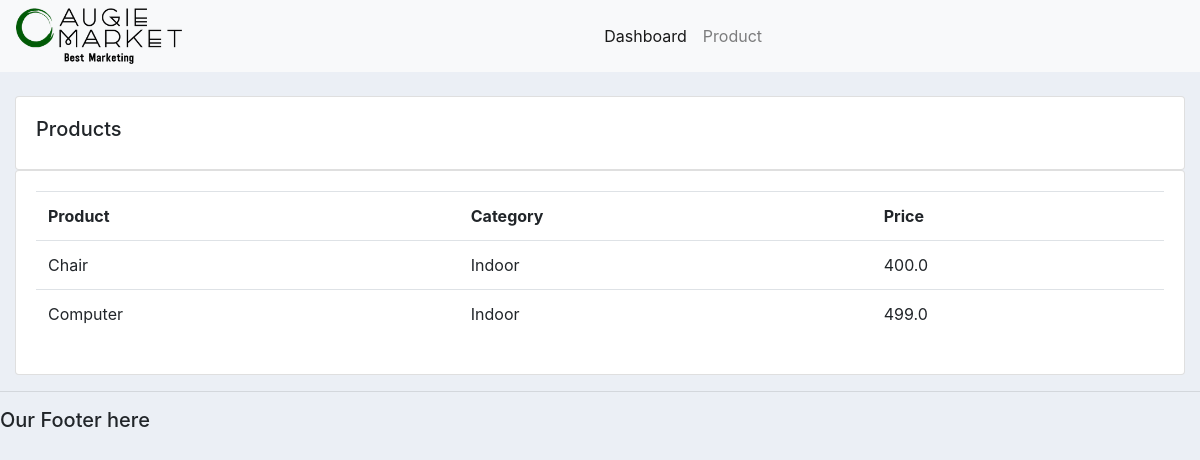
Before: /products/ with the older database file.
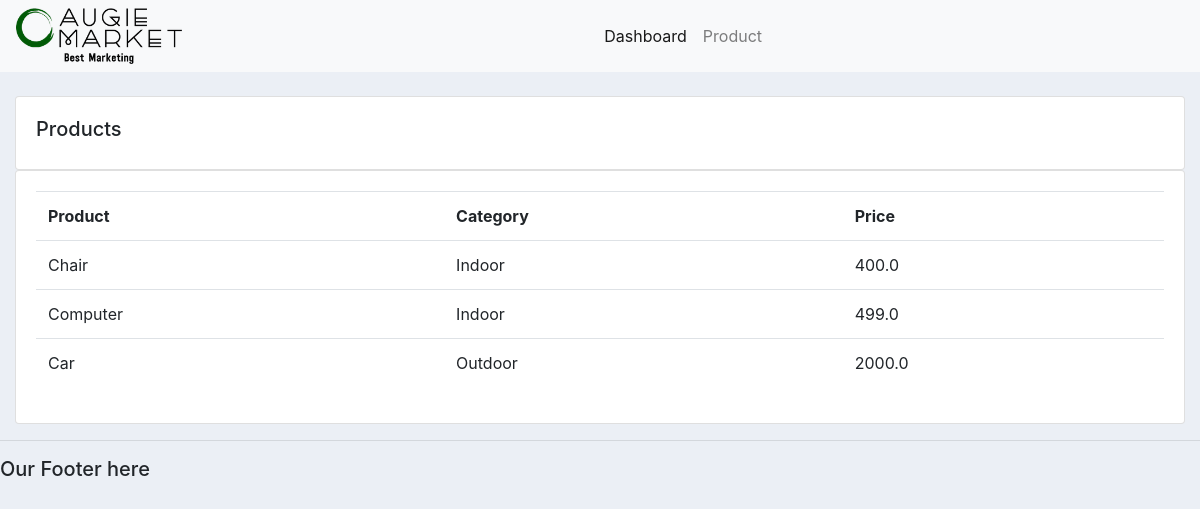
After: the same page with the newer database file.
### accounts/models.py (models this page shows, shortened)
class Product(models.Model):
    CATEGORY = (('Indoor', 'Indoor'), ('Outdoor', 'Outdoor'))
    product_name = models.CharField(max_length=200, null=True)
    price = models.FloatField(null=True)
    category = models.CharField(max_length=200, null=True, choices=CATEGORY)
    description = models.CharField(max_length=200, null=True, blank=True)
    date_created = models.DateTimeField(auto_now=True, null=True)
    tags = models.ManyToManyField(Tag)

### accounts/views.py (the view)
# urls.py: path('products/', views.products, name = 'product'),
def products(request):
    products = Product.objects.all()
    return render(request, 'accounts/products.html', {'products': products})

### accounts/templates/accounts/products.html
{% extends 'accounts/main.html' %}
{% block content %}
    <div class="container-fluid">
        <br>
        <div class="row">
            <div class="col-md">
                <div class="card card-body">
                    <h5>Products</h5>
                </div>
                <div class="card card-body">
                    <table class="table">
                        <tr>
                            <th>Product</th>
                            <th>Category</th>
                            <th>Price</th>
                        </tr>
                        {% for i in products %}
                            <tr>
                                <td>{{ i.product_name }}</td>
                                <td>{{ i.category }}</td>
                                <td>{{ i.price }}</td>
                            </tr>
                        {% endfor%}
                    </table>
                </div>
            </div>
        </div>
    </div>
{% endblock  %}

Changed rows visible on the page:
added Product: product_name "Car", category "Outdoor", price "2000.0"
